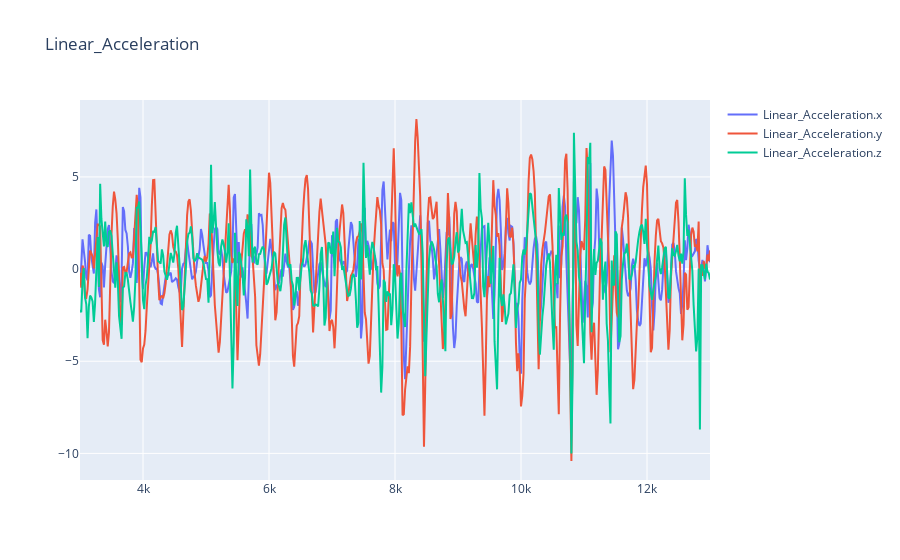
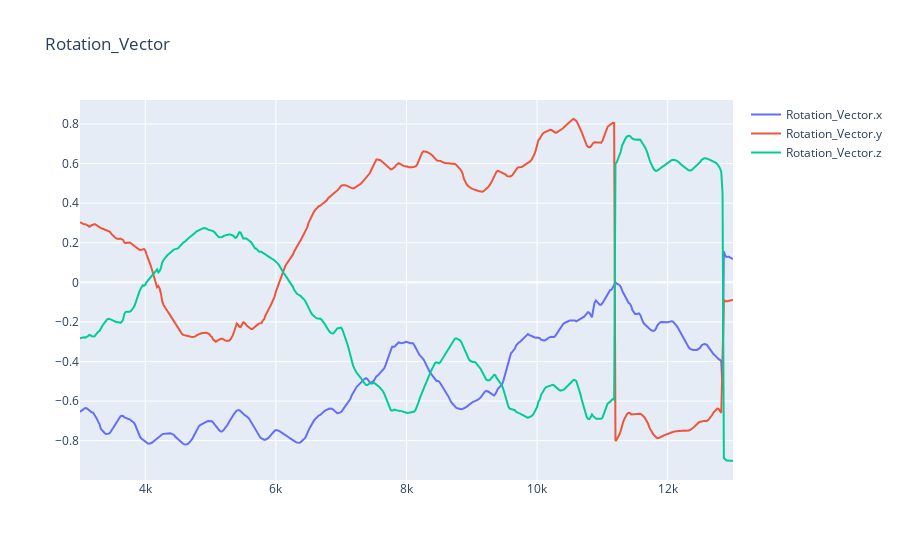

Notebook code cell kept with these figures, in order:
### Code cell
def visualize_all_axes(df_id):
    df = cut_dfs[df_id]
    for sensor in ('Linear_Acceleration', 'Rotation_Vector'):
        fig = go.Figure()
        for axis in ('%s.x', '%s.y', '%s.z'):
            fig.add_trace(go.Scatter(
            y = df[axis % sensor],
            x = df['time'],
            mode = 'lines',
            name=axis % sensor
        ))
        fig.update_layout(title=sensor)
        fig.show()

visualize_all_axes(0)

### Figure 1 — Plotly figure (JSON) as saved in the notebook; plotly's stock layout.template omitted (floating-point values rounded to 4 significant figures; data arrays with more than 128 entries replaced by an {"elided": "..."} marker saying what was removed)
{"data": [{"mode": "lines", "name": "Linear_Acceleration.x", "type": "scatter", "x": {"elided": "501 int values"}, "y": {"elided": "501 float values"}}, {"mode": "lines", "name": "Linear_Acceleration.y", "type": "scatter", "x": {"elided": "501 int values"}, "y": {"elided": "501 float values"}}, {"mode": "lines", "name": "Linear_Acceleration.z", "type": "scatter", "x": {"elided": "501 int values"}, "y": {"elided": "501 float values"}}], "layout": {"title": {"text": "Linear_Acceleration"}}}

### Figure 2 — Plotly figure (JSON) as saved in the notebook; plotly's stock layout.template omitted (floating-point values rounded to 4 significant figures; data arrays with more than 128 entries replaced by an {"elided": "..."} marker saying what was removed)
{"data": [{"mode": "lines", "name": "Rotation_Vector.x", "type": "scatter", "x": {"elided": "501 int values"}, "y": {"elided": "501 float values"}}, {"mode": "lines", "name": "Rotation_Vector.y", "type": "scatter", "x": {"elided": "501 int values"}, "y": {"elided": "501 float values"}}, {"mode": "lines", "name": "Rotation_Vector.z", "type": "scatter", "x": {"elided": "501 int values"}, "y": {"elided": "501 float values"}}], "layout": {"title": {"text": "Rotation_Vector"}}}
